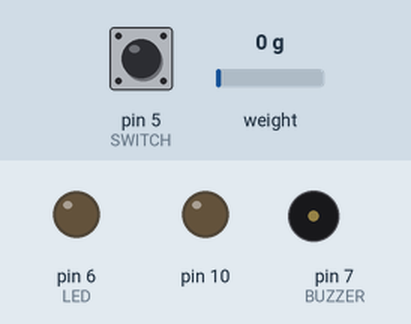
A sketch run on a simulated Arduino Uno, built with avr-gcc and run on an emulated ATmega328P. Shown: output pins drawn as LEDs (lit = HIGH), buzzer (waves = sounding). Dashed ring = blinking. The inputs (shaded band) are chosen by the test bench; at power-on: pin 5 (SWITCH) HIGH, weight on the scale 0 g. Storage starts empty; what the sketch prints to the serial monitor is not drawn.

Above: at 3.2 s.
3.3 s: pin 5 (SWITCH) pulled LOW for 0.15 s
At 3.4 s:
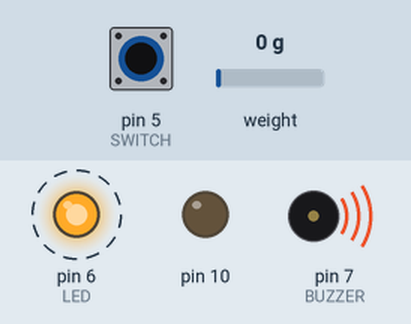
7.8 s: weight on the scale set to 8 g
14.8 s: weight on the scale set to 11 g
At 23.7 s:
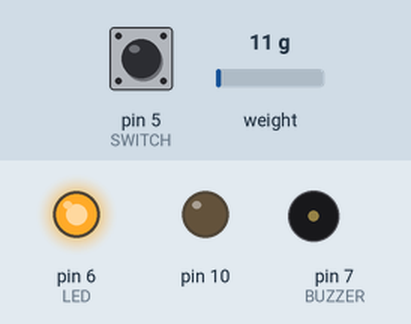
Timing chart, 0 to 44.8 s (numbered marks = the images above; inputs shaded):
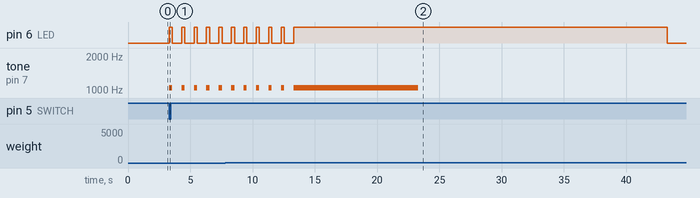

Measured:
- the behaviour switches between 9 and 10 g on weight on the scale (found by bisection; images 1 and 2)
- after the input at 3.3 s, pin 6 (LED): alternates HIGH for 0.25 s and LOW for 0.75 s, starting at once; tone on pin 7 (BUZZER): alternates 1047 Hz for 0.25 s and silent for 0.75 s, starting at once

The sketch:

FullTestStandCode.ino
```cpp
#include <HX711_ADC.h>
#include <SD.h>

//pins:
const int HX711_dout = 8; //mcu > HX711 dout pin
const int HX711_sck = 9; //mcu > HX711 sck pin
const int BUZZER = 7; //onboard buzzer pinout
const int LED = 6; //onboard led pinout
const int SWITCH = 5; //onboard switch pinout
const int SD_CS = 10; //SD Card chip select pin

//constructors:
HX711_ADC LoadCell(HX711_dout, HX711_sck);
File myFile;

//variables:
float calibrationValue = 215.50; // paste the calibration value from Examples/HX711_ADC/Calibration
unsigned long t = 0; //for HX711
unsigned long starttime; //for 30 second timer
unsigned long currenttime; //for 30 second timer
#define NOTE 1047 //for buzzer tone


void setup() {
  //declaring pinModes
  pinMode(BUZZER, OUTPUT);
  pinMode(LED, OUTPUT);
  pinMode(SWITCH, INPUT_PULLUP);
  //pinMode(SD_CS, OUTPUT);

  //initializing load cell
  Serial.begin(57600); delay(10);
  Serial.println();
  Serial.println("Starting...");

  LoadCell.begin();
  #if defined(ESP8266)|| defined(ESP32)
  #endif
  unsigned long stabilizingtime = 2000; // precision right after power-up can be improved by adding a few seconds of stabilizing time
  boolean _tare = true; //set this to false if you don't want tare to be performed in the next step
  LoadCell.start(stabilizingtime, _tare);
  if (LoadCell.getTareTimeoutFlag()) {
    Serial.println("Timeout, check MCU>HX711 wiring and pin designations");
    while (1);
  }
  else {
    LoadCell.setCalFactor(calibrationValue); // set calibration value (float)
    LoadCell.setSamplesInUse(1);
    Serial.println("Startup is complete");
  }
  LoadCell.setSamplesInUse(1);

  //initializing Micro SD Card
  Serial.print("Initializing SD card...");
  pinMode(10, OUTPUT);
  if (!SD.begin(10)) {
    Serial.println("initialization failed!");
  }
  Serial.println("initialization done.");
  myFile = SD.open("test.txt", FILE_WRITE);
  //if the file is opened, write to it
  if (myFile) {
    Serial.print("Writing to test.txt...");
    myFile.println("time(s),mass(g),force(N)");
    Serial.println("done.");
  } else {
    // if the file didn't open, print an error:
    Serial.println("error opening test.txt");
    for(int i=0; i<3; i++){
      tone(BUZZER, NOTE, 200);
      digitalWrite(LED, HIGH);
      delay(200);
      digitalWrite(LED, LOW);
      delay(200);
      tone(BUZZER, NOTE, 200);
      digitalWrite(LED, HIGH);
      delay(200);
      digitalWrite(LED, LOW);
      delay(200);
    }
    return;
  }

  //user countdown sequence
  Serial.println("A buzzer/led will turn on/off every second while the Arduino is counting down.");
  Serial.println("The buzzer will remain on for 10 seconds after countdown, during this time you should ignite the motor.");
  Serial.println("The data is being logged to the sd card and the serial monitor while the led is on.");
  Serial.println("Press the onboard switch to start the countdown and manually fire the igniter when the led and buzzer turns on continously.");
  while(digitalRead(SWITCH))
  {};
  for(int i=0;i<10;i++){
    Serial.println(10-i);
    tone(BUZZER, NOTE, 250);
    digitalWrite(LED, HIGH);
    delay(250);
    digitalWrite(LED, LOW);
    delay(750);
  };

  //initializing data capture sequence
  Serial.println("FIRE WITHIN 10 SECONDS FOR BEST RESULTS!");
  tone(BUZZER, NOTE, 10000); //comment this to keep buzzer from toning for 10 seconds
  digitalWrite(LED, HIGH);
  starttime = millis();

  //running data capture sequence
  while (currenttime <= starttime + 30000){
    currenttime = millis();
    static boolean newDataReady = 0;
    const int serialPrintInterval = 0; //increase value to slow down serial print activity

    // check for new data/start next conversion:
    if (LoadCell.update()) newDataReady = true;

   // get smoothed value from the dataset:
    if (newDataReady) {
      if (millis() > t + serialPrintInterval) {
        float i = LoadCell.getData();
        Serial.print("Load_cell output val: ");
        Serial.println(i);
        myFile.print(t); myFile.print(","); myFile.print(i); myFile.print(","); myFile.println((i/1000)*9.807);
        newDataReady = 0;
        t = millis();
        }
    }
  }
  digitalWrite(LED, LOW);
  myFile.close();
}

void loop() {
  //no code here...
}
```
